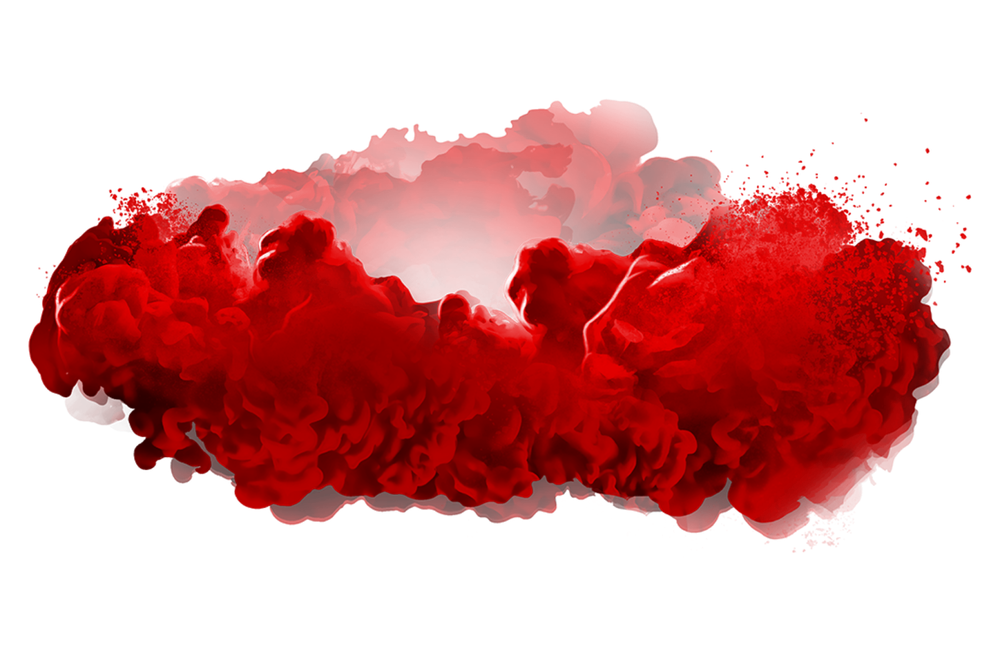
#> input picture ikona.png, 1000 x 662 px, shrunk from 1600 x 1059 before the run
$ python Kwantyzacja.py
#> lines starting #> are read from the running program, lines starting #| are printed output that depends on the picture
import numpy as np
import matplotlib.pyplot as plt

print("Wczytuje obrazek")
img = plt.imread('ikona.png')
#> img is the input picture: shape (662, 1000, 4) float32; mean R, G, B, A 0.285, 0.0048, 0.0048, 0.367

print("Rozdzielczość/wymiar obrazka:")
print(np.shape(img))
#| (662, 1000, 4)

print("Iloma wartościami jest opisywany pojedynczy piksel")
print(np.size(img[1, 1]))
#| 4


fig, (gray1, gray2, gray3) = plt.subplots(3)
fig.tight_layout()

gray_value1 = np.zeros((len(img), len(img[0])))
#> gray_value1: shape (662, 1000) float64; every value is 0
# Wyznaczenie jasności piksela
print("\nWyznaczenie jasności piksela")
for x in range(0, len(img)):
    for y in range(0, len(img[0])):
        gray_value1[x, y] = ((max(img[x, y, 0], img[x, y, 1], img[x, y, 2]) + min(img[x, y, 0], img[x, y, 1], img[x, y, 2])) / 2)
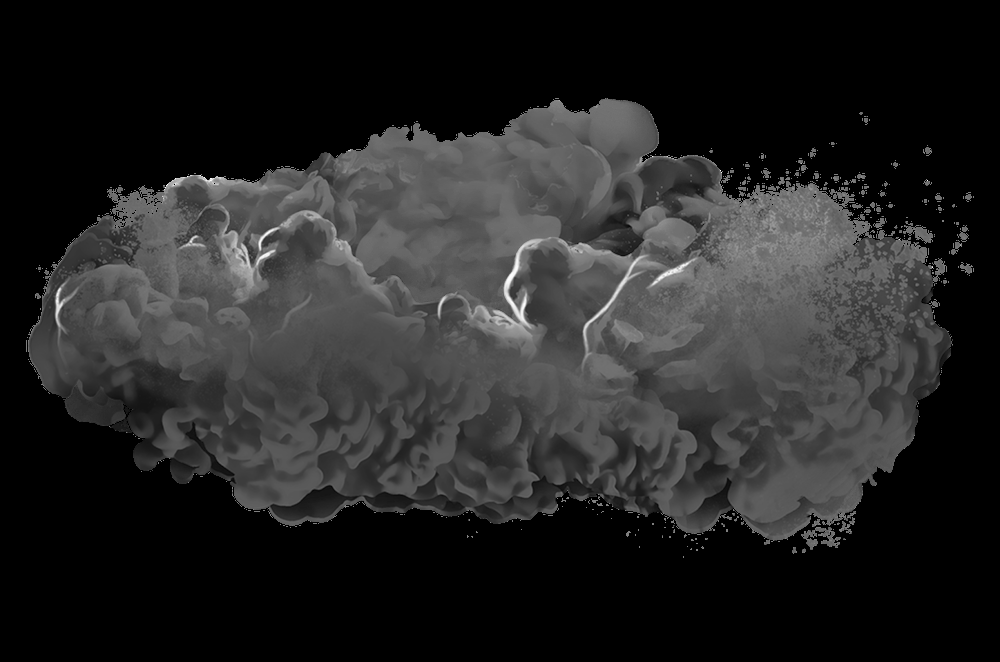
#> gray_value1: shape (662, 1000) float64; min 0, max 1, mean 0.145
gray1.imshow(gray_value1, cmap='gray')
gray1.set_title('Wyznaczenie jasności piksela')
hist1, bin_edges1 = np.histogram(gray_value1)  # Histogram 1 (Zad 5)
#> hist1 = [368209, 24806, 87413, 123292, 47044, 7990, 1638, 755, 541, 312]; bin_edges1 = [0, 0.1, 0.2, 0.3, 0.4, 0.5, 0.6, 0.7, 0.8, 0.9, 1]
print("Tablica histogramu dla wyznaczenia jasności piksela:\n", hist1, "\n")
#| Tablica histogramu dla wyznaczenia jasności piksela:
#|  [368209  24806  87413 123292  47044   7990   1638    755    541    312]

# Uśrednienie wartości piksela
gray_value2 = (img[:, :, 0] + img[:, :, 1] + img[:, :, 2]) / 3
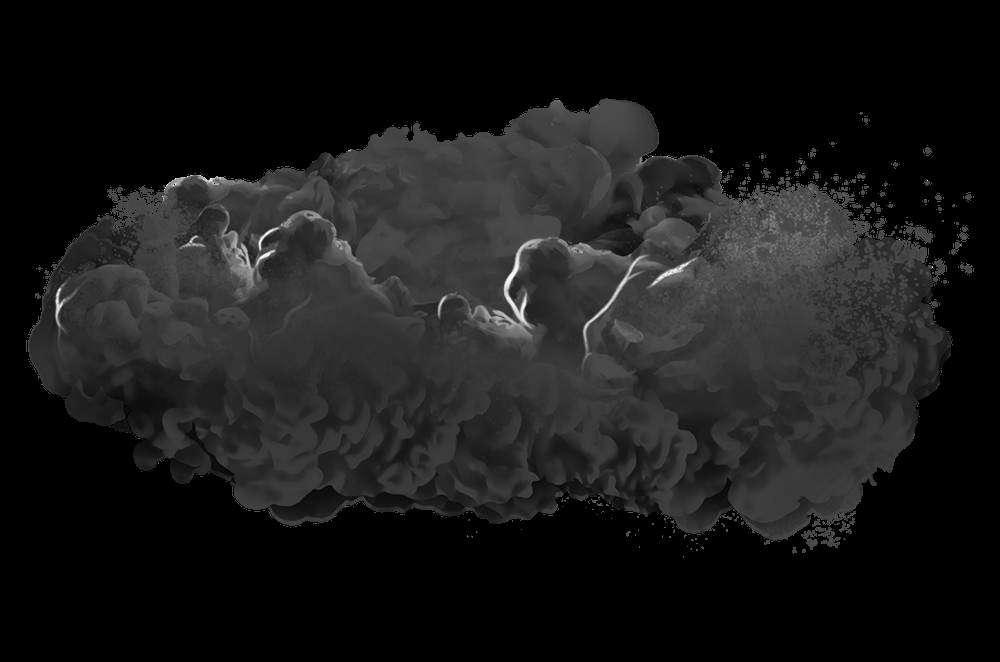
#> gray_value2: shape (662, 1000) float32; min 0, max 1, mean 0.0982
gray2.imshow(gray_value2, cmap='gray')
gray2.set_title('Uśrednienie wartości piksela')
hist2, bin_edges2 = np.histogram(gray_value2)  # Histogram 2 (Zad 5)
#> hist2 = [374798, 105613, 158492, 16712, 3316, 1278, 719, 455, 373, 244]; bin_edges2 has the same summary as bin_edges1
print("Tablica histogramu dla uśrednienia wartości piksela\n", hist2, "\n")
#| Tablica histogramu dla uśrednienia wartości piksela
#|  [374798 105613 158492  16712   3316   1278    719    455    373    244]

# Wyznaczenie luminacji piksela
gray_value3 = 0.21 * img[:, :, 0] + 0.72 * img[:, :, 1] + 0.07 * img[:, :, 2]
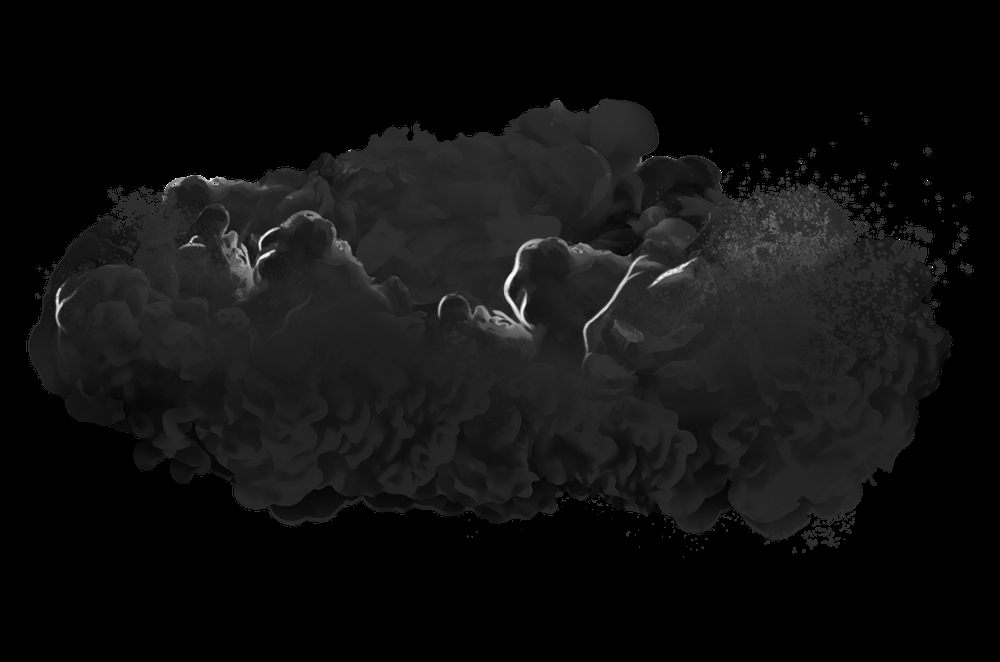
#> gray_value3: shape (662, 1000) float32; min 0, max 1, mean 0.0636
gray3.imshow(gray_value3, cmap='gray')
gray3.set_title('Wyznaczenie luminacji piksela')
hist3, bin_edges3 = np.histogram(gray_value3)  # Histogram 3 (Zad 5)
#> hist3 = [419782, 221550, 13930, 3256, 1356, 782, 487, 352, 310, 195]; bin_edges3 has the same summary as bin_edges1
plt.show()
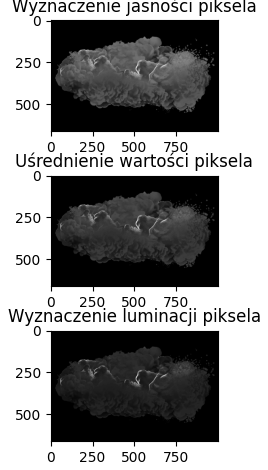
#> figure drawn by matplotlib, 3 panels
print("Tablica histogramu dla wyznaczenia luminacji piksela:\n", hist3)
#| Tablica histogramu dla wyznaczenia luminacji piksela:
#|  [419782 221550  13930   3256   1356    782    487    352    310    195]


# Histogramy
fig, (HisF1, HisF2, HisF3) = plt.subplots(3)
HisF1.set_title("Histogram - obrazek przekszałcony za pomocą wyznaczenia jasności piksela")
HisF1.hist(gray_value1.ravel(), bins=16)

HisF2.set_title("Histogram - obrazek przekszałcony za pomocą uśrednienia wartości piksela")
HisF2.hist(gray_value2.ravel(), bins=16)

HisF3.set_title("Histogram - obrazek przekszałcony za pomocą wyznaczenia luminacji piksela")
HisF3.hist(gray_value3.ravel(), bins=16)

fig.tight_layout()
plt.show()
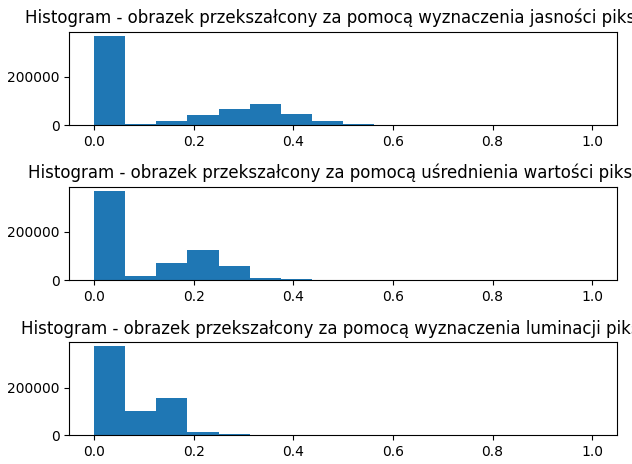
#> figure drawn by matplotlib, 3 panels; panel 1: tallest bar 366483 high, from x = 0 to 0.0625; panel 2: tallest bar 367785 high, from x = 0 to 0.0625; panel 3: tallest bar 374374 high, from x = 0 to 0.0625
